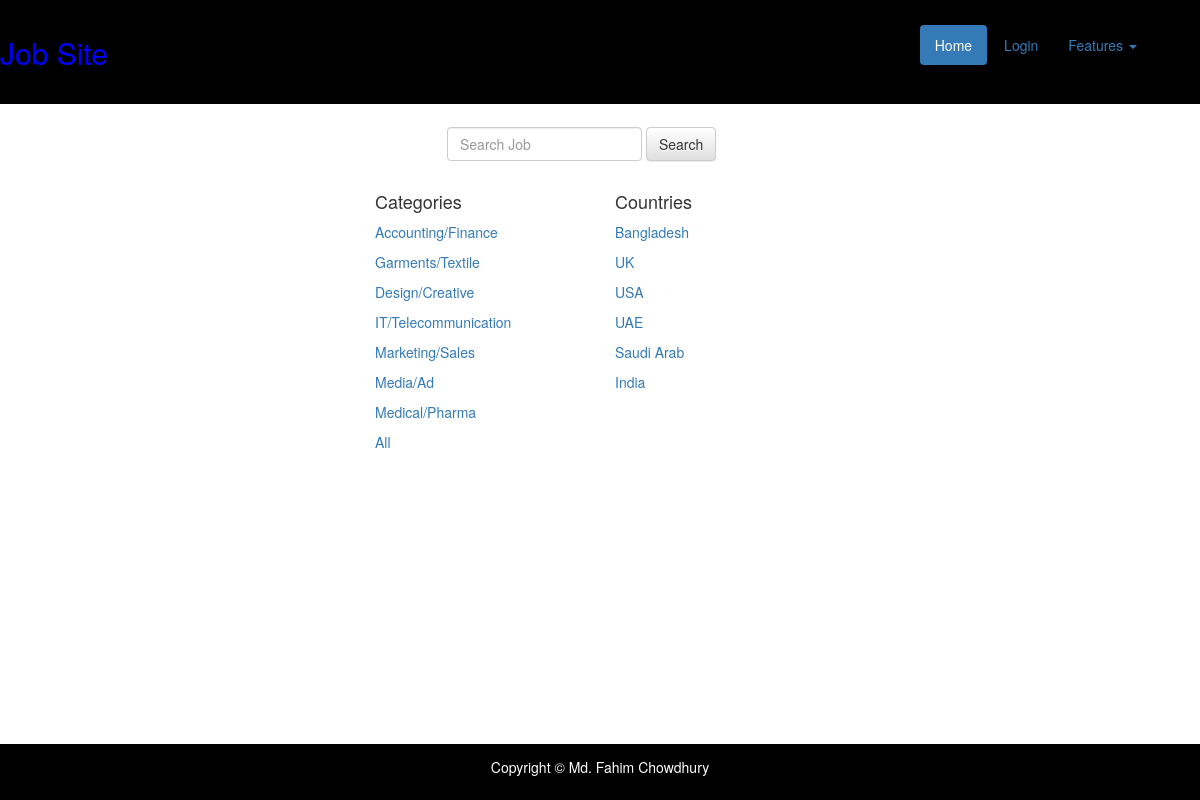
The page / on the database its author committed.
### tables this page shows
CREATE TABLE IF NOT EXISTS `category` (
  `cateoryId` int(11) NOT NULL AUTO_INCREMENT,
  `categoryName` text NOT NULL,
  PRIMARY KEY (`cateoryId`)
);

CREATE TABLE IF NOT EXISTS `country` (
  `countryId` int(11) NOT NULL AUTO_INCREMENT,
  `countryName` text NOT NULL,
  PRIMARY KEY (`countryId`)
);

### index.php (the view, shortened to what this page needs)
<?php
include "dbconnect.php";
?>
<html>
    <head>
        <link href="style.css" rel="stylesheet" type="text/css">
        <link rel="stylesheet" href="css/bootstrap.css">
        <link rel="stylesheet" href="https://maxcdn.bootstrapcdn.com/bootstrap/3.3.6/css/bootstrap-theme.min.css">
    </head>
    <body>
        <h2 id="title">Job Site</h2>
        <div id="navigation">
            <ul class="nav nav-pills">
                <li class="dropdown">
                    <a href="#" class="dropdown-toggle" data-toggle="dropdown" role="button" aria-haspopup="true" aria-expanded="false">Features <span class="caret"></span></a>
                </li>
                <li id="loginButton"><a href="#" id="loginButton" data-toggle="modal" data-target="#myModal">Login</a></li>
                <li role="presentation" class="active"><a href="index.php">Home</a></li>
            </ul>
        </div>
        <div id="searchPad">
            <form action="searching.php" method="post" style="margin-left:36%" class="navbar-form navbar-left" role="search">
                <div class="form-group">
                    <input type="text" class="form-control" name="jobTit" placeholder="Search Job">
                </div>
                <button type="submit" class="btn btn-default">Search</button>
            </form>
        </div>
        <div id="row">
            <div class="col-lg-6">
                <h4>Categories</h4>
                <?php
                $query="select * from category";
                $run=mysqli_query($conn,$query);
               while($row=mysqli_fetch_assoc($run)){
                ?>
                <ul>
                    <li><a href="jobPage.php?catName=<?php echo $row['categoryName'];?>"><?php echo $row['categoryName'];?></a></li>
                </ul>
                <?php
                                           }
                ?>
            </div>
            <div class="col-lg-6">
                <h4>Countries</h4>
                <?php
                $query="select * from   country";
                $run=mysqli_query($conn,$query);
                while($row=mysqli_fetch_assoc($run)){
                ?>
                <ul>
                    <li><a href="jobPageCountrySearch.php?countryName=<?php echo $row['countryName'];?>"><?php echo $row['countryName'];?></a></li>
                </ul>
                <?php
                }
                ?>
            </div>
        </div>
        <footer id="footer" class="footer navbar-fixed-bottom">
            <p>Copyright &copy; Md. Fahim Chowdhury</p>
        </footer>
    </body>
</html>

### style.css (style rules this page uses)
* { margin:0; padding:0; }
#navigation { padding-top: 25px; padding-bottom: 25px; background-color: black; padding-right: 4%; }
#title { color: blue; margin-top: 3%; float: left; }
#searchPad { padding-top: 15px; text-align: center; clear: both; }
#footer { padding: 13px; background-color: black; color: white; clear: both; text-align: center; }
#row ul li { display: inline-block; }

### index.php (style rules this page uses)
#row { padding-top: 13px; clear: both; margin-right: 30%; margin-left: 30%; }

### rows shown on the page
category: categoryName "Accounting/Finance"
category: categoryName "Garments/Textile"
category: categoryName "Design/Creative"
category: categoryName "IT/Telecommunication"
category: categoryName "Marketing/Sales"
category: categoryName "Media/Ad"
category: categoryName "Medical/Pharma"
category: categoryName "All"
country: countryName "Bangladesh"
country: countryName "UK"
country: countryName "USA"
country: countryName "UAE"
country: countryName "Saudi Arab"
country: countryName "India"
